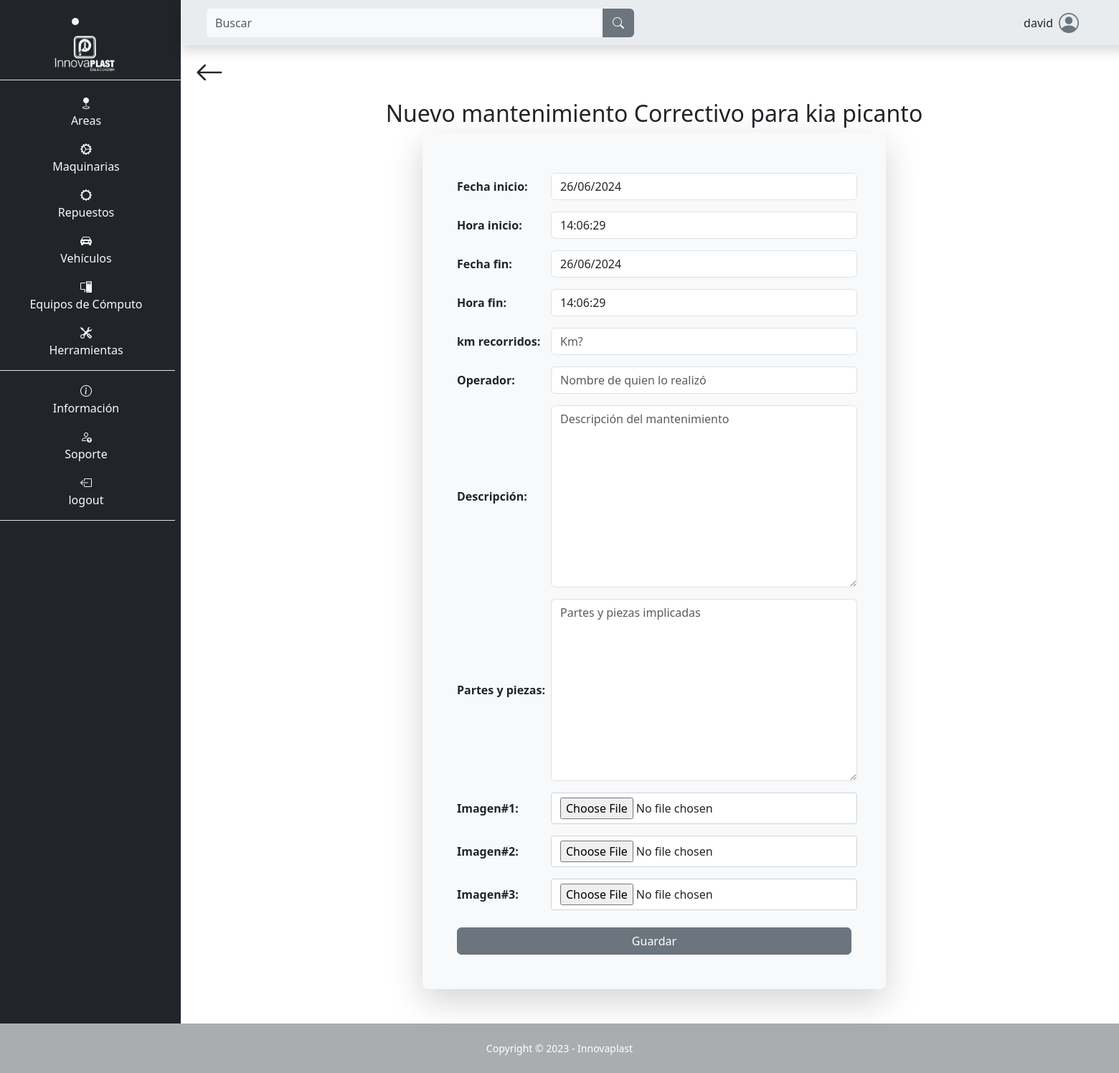
The app's page /vehiculo/nuevo_mantenimineto_vehiculo_correctivo/13 (signed in) with its own data.
### SGE_vehiculo/models.py (models this page shows, shortened)
class TipoMantenimientoVehiculo(models.Model):
    tipo = models.CharField(max_length=100, blank=False, null=False)
    def __str__(self):
        return self.tipo

class Vehiculo(models.Model):
    marca = models.CharField(max_length=50, null=False, blank=False)
    modelo = models.CharField(max_length=50, null=False, blank=False)
    matricula = models.CharField(max_length=50, null=False, blank=False)
    número_de_chasis = models.CharField(max_length=50, null=False, blank=False)
    motor = models.CharField(max_length=50, null=False, blank=False)
    km_recorridos = models.BigIntegerField(blank=False, null=False)
    intervalo_mantenimiento = models.IntegerField(blank=False, null=False)
    intervalo_mantenimiento_cambio_filtro_aceite = models.IntegerField(blank=False, null=False)
    intervalo_mantenimiento_cambio_filtro_aire_combustible = models.IntegerField(blank=False, null=False)
    intervalo_mantenimiento_cambio_filtro_caja_corona = models.IntegerField(blank=False, null=False)
    image = models.ImageField(upload_to="vehiculo/image", null=False, blank=False)
    fecha_ultimo_mantenimiento = models.DateField(default=date.today, blank=False, null=False)
    nombre_chofer = models.CharField(max_length=50, null=False, blank=False)
    nombre_usuario_chofer = models.CharField(max_length=20, null=False, blank=False, default="")
    contraseña_chofer = models.CharField(max_length=20, blank=False, null=False)
    teléfono_chofer = models.CharField(max_length=10, blank=False, null=False)
    dirección_chofer = models.CharField(max_length=30, blank=False, null=False)
    dni_chofer = models.BigIntegerField(max_length=20, blank=True, null=True, default=0)

### SGE_vehiculo/views.py (the view, shortened to what this page needs)
# urls.py: path('nuevo_mantenimineto_vehiculo_correctivo/<int:id>', views.nuevo_mantenimineto_vehiculo_correctivo, name="nuevo_mantenimineto_vehiculo_correctivo"),
@login_required
def nuevo_mantenimineto_vehiculo_correctivo(request, id):
    if request.method == 'GET':
        vehiculo = get_object_or_404(Vehiculo, id=id)
        tipo_mantenimiento = get_object_or_404(TipoMantenimientoVehiculo, id=1)
        form_mant = MantenimientoVehiculoCorrectivoForm()
        context = {
            'form_mant': form_mant,
            'vehiculo': vehiculo,
            'tipo_mantenimiento': tipo_mantenimiento,
        }
        return render(request, 'SGE_vehiculo/nuevo_mantenimineto_correctivo.html', context)

### templates/SGE_vehiculo/nuevo_mantenimineto_correctivo.html (shortened to what this page needs)
{% extends "layout/base.html" %}
{% block 'styles' %}
{% load static %}
<link rel="stylesheet" href="{% static "css/forms.css" %}">
{% endblock 'styles' %}
{% block 'content' %}
<div class="container mb-5">
    <div class="d-flex p-2 justify-content-between">
        <a class="text-decoration-none text-dark" href="{% url "mantenimientos_vehiculo_correctivo" id=vehiculo.id %}">
            <i class="bi bi-arrow-left fs-1"></i>
        </a>
    </div>
    <h2 class="text-center">Nuevo mantenimiento {{ tipo_mantenimiento }} para {{ vehiculo.marca }} {{ vehiculo.modelo }}</h2>
    <div class="d-flex justify-content-center align-items-center">
        <form class="p-5 rounded-3 bg-body-tertiary shadow-lg" action="" method='POST' enctype="multipart/form-data">
            <table>
                {{ form_mant }}
            </table>
            <div class="d-grid gap-2 mt-3">
                <button type="submit" class="btn btn-secondary">Guardar</button>
            </div>
        </form>
    </div>
</div>
{% endblock %}

### templates/layout/base.html (shortened to what this page needs)
{% load static %}
<!DOCTYPE html>
<html lang="es">
<head>
    <link rel="stylesheet" href="https://cdn.jsdelivr.net/npm/bootstrap-icons@1.10.3/font/bootstrap-icons.css">
    <link rel="stylesheet" href="{% static "css/bootstrap.css" %}">
    <link rel="stylesheet" href="{% static "css/style.css" %}">
    {% block 'styles' %}{% endblock %}
</head>
<body class="" id="page-top">
    <main>
        <div class="row">
            {% if user.is_authenticated %}
            <div class="col-12 col-md-2 m-0 p-0 text-light text-center barra d-none d-md-block">
                <li class="nav-item active text-center fs-3 lista-menu m-2" style="transition: background-color 0.5s ease">
                    <a class="nav-link" href="{% url "index" %}">
                        <img src="{% static "images/Innovaplast.png" %}" alt="Innovaplast" style="max-height: 53px;">
                    </a>
                </li>
                <ul class="flex-column align-items-stretch p-2 border-top">
                    <li class="nav-item mt-1 pt-2 lista-menu text-center" style="transition: background-color 0.5s ease">
                        <a class="text-light text-decoration-none lista-menu" href="{% url "area" %}"><i class="bi bi-geo-fill"></i><p>Areas</p></a>
                    </li>
                    <li class="nav-item lista-menu" style="transition: background-color 0.5s ease">
                        <a class="text-light text-decoration-none lista-menu" href="{% url "maquina" %}"><i class="bi bi-gear-wide-connected"></i><p>Maquinarias</p></a>
                    </li>
                    <li class="nav-item lista-menu" style="transition: background-color 0.5s ease">
                        <a class="text-light text-decoration-none lista-menu" href="{% url "repuesto_maquina" %}"><i class="bi bi-gear-wide"></i><p>Repuestos</p></a>
                    </li>
                    <li class="nav-item lista-menu" style="transition: background-color 0.5s ease">
                        <a class="text-light text-decoration-none lista-menu" href="{% url "vehiculo" %}"><i class="bi bi-car-front-fill"></i><p>Vehículos</p></a>
                    </li>
                    <li class="nav-item lista-menu" style="transition: background-color 0.5s ease">
                        <a class="text-light text-decoration-none lista-menu" href="{% url "pc" %}"><i class="bi bi-pc-display"></i><p>Equipos de Cómputo</p></a>
                    </li>
                    <li class="nav-item border-bottom lista-menu" style="transition: background-color 0.5s ease">
                        <a class="text-light text-decoration-none lista-menu" href="{% url "herramienta" %}"><i class="bi bi-tools"></i><p>Herramientas</p></a>
                    </li>
                    <li class="nav-item pt-3 lista-menu" style="transition: background-color 0.5s ease">
                        <i class="bi bi-info-circle"></i><p>Información</p>
                    </li>
                    <li class="nav-item lista-menu" style="transition: background-color 0.5s ease">
                        <a class="text-light text-decoration-none lista-menu" href="{% url "soporte" %}">  <i class="bi bi-person-up"></i><p>Soporte</p></a>
                    </li>
                    {% if user.is_authenticated %}
                        <li class="nav-item lista-menu border-bottom" style="transition: background-color 0.5s ease">
                            <a class="text-light text-decoration-none lista-menu" href="{% url "logout" %}"><i class="bi bi-box-arrow-left"></i><p>logout</p></a>
                        </li>
                    {% else %}
                        <li class="nav-item lista-menu border-bottom" style="transition: background-color 0.5s ease">
                            <a class="text-light text-decoration-none lista-menu" href="{% url "login" %}"><i class="bi bi-box-arrow-right"></i><p>Login</p></a>
                        </li>
                    {% endif %}
                </ul>
            </div>
            {% endif %}
            <div class="col-12 col-md-10 m-0 p-0">
                {% if user.is_authenticated %}
                <nav class="row navbar bg-body-secondary p-2 m-0 shadow sticky-top navbar-expand-lg">
                        <div class="col-12 col-md-6 order-lg-first order-last">
                            <form class="d-flex form-inline mr-auto ml-md-3 my-2 my-md-0 ms-3 me-3 mw-100 navbar-search" role="search" action="" method='GET'>
                                <div class="input-group">
                                    <input class="form-control bg-light border-0 small" id="search-input" name="search" type="search" placeholder="Buscar" aria-label="Search">
                                    <div class="input-group-append">
                                        <button class="btn btn-secondary text-light rounded-0 rounded-end border-2" type="submit">
                                            <i class="bi bi-search"></i>
                                        </button>
                                    </div>
                                </div>
                            </form>
                        </div>
                        <div class="col-12 col-md-6">
                            <div class="me-5 d-flex justify-content-center justify-content-md-end align-items-center">
                                <p class="ms-5 mt-auto mb-auto">{{ user }}</p>
                                <i class="bi bi-person-circle fs-3 ms-2 icono-persona"></i>
                            </div>
                        </div>
                </nav>
                {% endif %}
                {% block 'content' %}{% endblock %}
            </div>
    </main>
    {% if user.is_authenticated %}
    <footer class="footer">
        <div class="small text-center p-4 text-white">Copyright &copy; 2023 - Innovaplast</div>
    </footer>
    {% endif %}
</body>
</html>

### static/css/style.css (style rules this page uses)
:root { --color-primary: #6c757d; --color-secondary: #212529; --body: #ffffff; --footer: #aaadaf; }
* { margin: 0; padding: 0; box-sizing: border-box; }
body { background-color: var(--body); }
.barra { background-color: var(--color-secondary); }
ul { list-style-type: none; }
.icono-persona { color: var(--color-primary); }
.footer { background-color: var(--footer); }

### static/css/forms.css (style rules this page uses)
input { display: block; width: 100%; padding: 0.375rem 0.75rem; font-size: 1rem; font-weight: 400; line-height: 1.5; color: #212529; background-color: #fff; background-clip: padding-box; border: 1px solid #ced4da; -webkit-appearance: none; -moz-appearance: none; appearance: none; border-radius: 0.25rem; transition: border-color 0.15s ease-in-out, box-shadow 0.15s ease-in-out; }

### records on screen
TipoMantenimientoVehiculo: tipo "Correctivo"
Vehiculo: marca "kia", modelo "picanto"

### other values on screen
{{ user }} "david"
